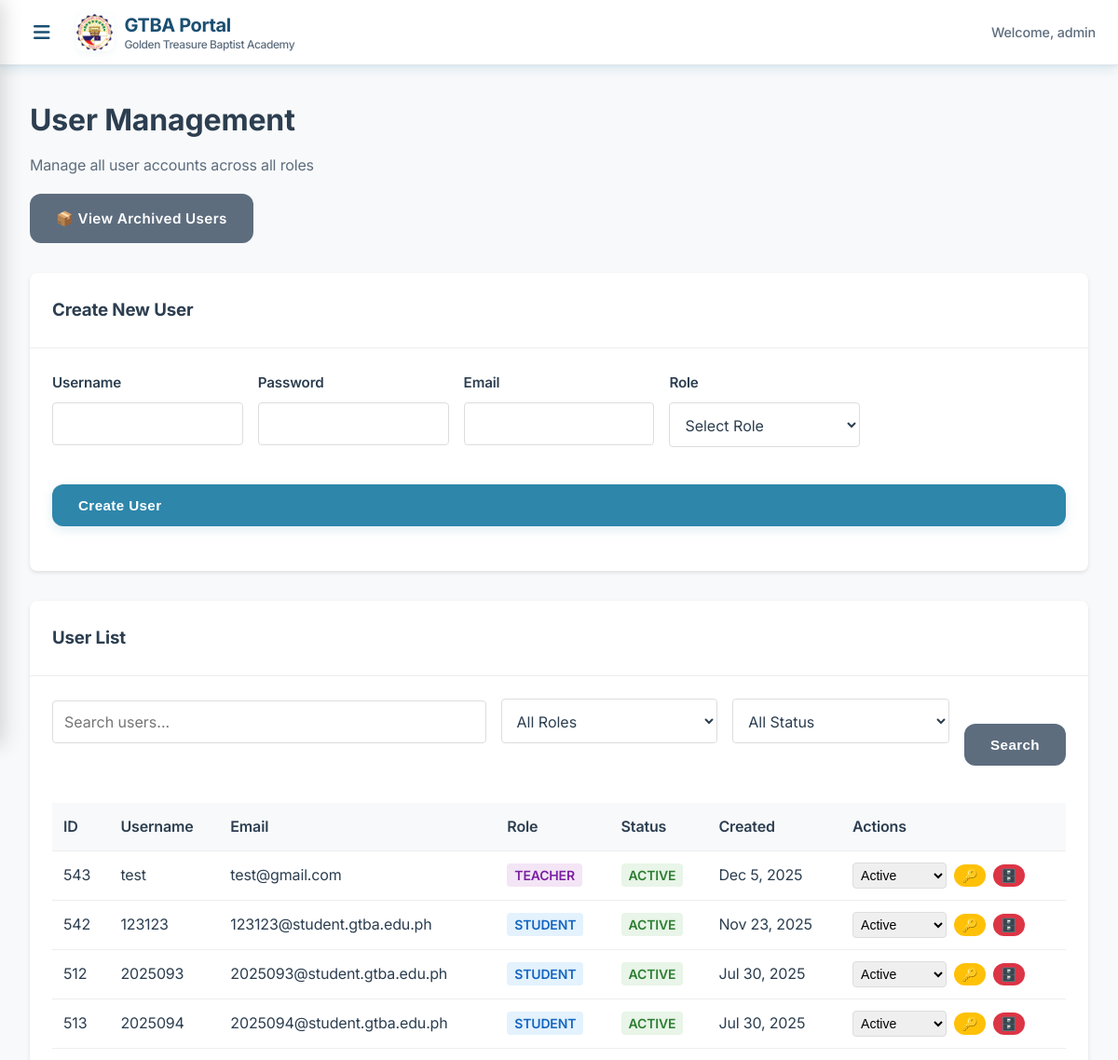
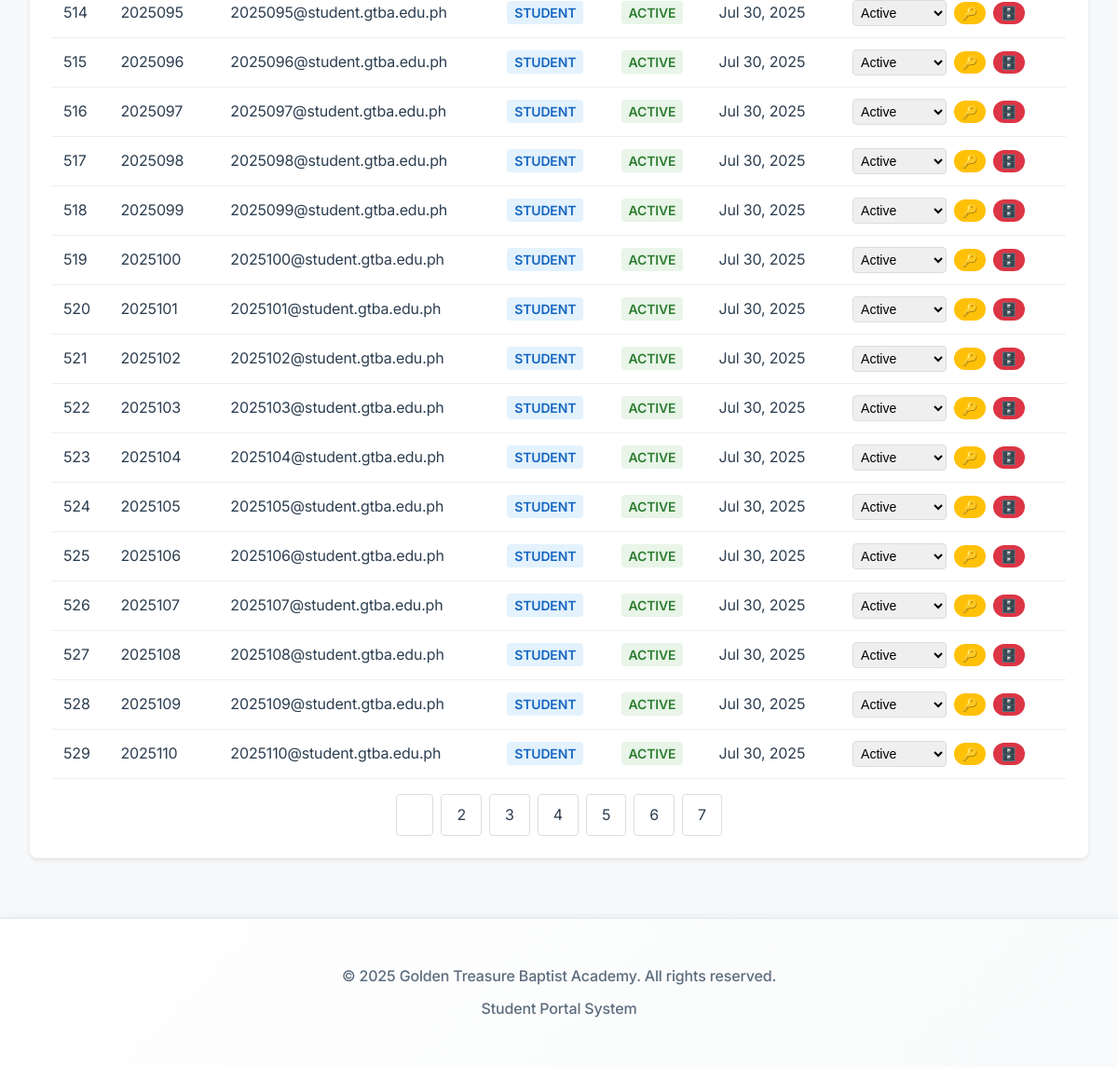
The page /admin/users.php (signed in) on the database its author committed (2 pictures, top to bottom).
### tables this page shows
CREATE TABLE `users` (
  `id` int NOT NULL,
  `username` varchar(50) NOT NULL,
  `email` varchar(100) NOT NULL,
  `profile_picture` varchar(255) DEFAULT NULL,
  `password` varchar(255) NOT NULL,
  `role_id` int NOT NULL,
  `is_active` tinyint(1) DEFAULT '1',
  `archived_at` timestamp NULL DEFAULT NULL,
  `email_verified_at` timestamp NULL DEFAULT NULL,
  `remember_token` varchar(100) DEFAULT NULL,
  `created_at` timestamp NULL DEFAULT CURRENT_TIMESTAMP,
  `updated_at` timestamp NULL DEFAULT CURRENT_TIMESTAMP ON UPDATE CURRENT_TIMESTAMP
);

CREATE TABLE `roles` (
  `id` int NOT NULL,
  `name` varchar(50) NOT NULL,
  `display_name` varchar(100) NOT NULL,
  `description` text,
  `permissions` json DEFAULT NULL,
  `created_at` timestamp NULL DEFAULT CURRENT_TIMESTAMP,
  `updated_at` timestamp NULL DEFAULT CURRENT_TIMESTAMP ON UPDATE CURRENT_TIMESTAMP
);

### admin/users.php (the view, shortened to what this page needs)
<?php
$database = new Database();
$conn = $database->connect();
$page = isset($_GET['page']) ? (int)$_GET['page'] : 1;
$limit = 20;
$offset = ($page - 1) * $limit;
$search = $_GET['search'] ?? '';
$role_filter = $_GET['role'] ?? '';
$status_filter = $_GET['status'] ?? '';
$where_conditions = [];
$params = [];
$where_conditions[] = "u.archived_at IS NULL";
$where_clause = !empty($where_conditions) ? 'WHERE ' . implode(' AND ', $where_conditions) : '';
$count_sql = "SELECT COUNT(*) as total FROM users u LEFT JOIN roles r ON u.role_id = r.id $where_clause";
$stmt = $conn->prepare($count_sql);
$stmt->execute($params);
$total_users = $stmt->fetch(PDO::FETCH_ASSOC)['total'];
$total_pages = ceil($total_users / $limit);
$sql = "SELECT u.*, r.name as role, r.display_name as role_display,
               CASE WHEN u.is_active = 1 THEN 'active' ELSE 'inactive' END as status
        FROM users u
        LEFT JOIN roles r ON u.role_id = r.id
        $where_clause
        ORDER BY u.created_at DESC
        LIMIT $limit OFFSET $offset";
$stmt = $conn->prepare($sql);
$stmt->execute($params);
$users = $stmt->fetchAll(PDO::FETCH_ASSOC);
?>
<div class="admin-header">
    <h1>User Management</h1>
    <p class="subtitle">Manage all user accounts across all roles</p>
    <a href="archived_users.php" class="btn btn-secondary" style="margin-top: 1rem;">📦 View Archived Users</a>
</div>
<div class="card">
    <div class="card-header">
        <h3>Create New User</h3>
    </div>
    <div class="card-body">
        <form method="POST" class="form-grid">
            <div class="form-group">
                <label for="username">Username</label>
                <input type="text" id="username" name="username" required>
            </div>
            <div class="form-group">
                <label for="password">Password</label>
                <input type="password" id="password" name="password" required>
            </div>
            <div class="form-group">
                <label for="email">Email</label>
                <input type="email" id="email" name="email" required>
            </div>
            <div class="form-group">
                <label for="role">Role</label>
                <select id="role" name="role" required>
                    <option value="">Select Role</option>
                </select>
            </div>
            <div class="form-group" style="grid-column: 1 / -1;">
                <button type="submit" class="btn btn-primary">Create User</button>
            </div>
        </form>
    </div>
</div>
<div class="card">
    <div class="card-header">
        <h3>User List</h3>
    </div>
    <div class="card-body">
        <form method="GET" class="search-form">
            <div class="search-grid">
                <div class="form-group">
                    <input type="text" name="search" placeholder="Search users..." value="<?php echo htmlspecialchars($search); ?>">
                </div>
                <div class="form-group">
                    <select name="role">
                        <option value="">All Roles</option>
                    </select>
                </div>
                <div class="form-group">
                    <select name="status">
                        <option value="">All Status</option>
                    </select>
                </div>
                <button type="submit" class="btn btn-secondary">Search</button>
            </div>
        </form>
        <div class="table-container">
            <table class="data-table">
                <thead>
                    <tr>
                        <th>ID</th>
                        <th>Username</th>
                        <th>Email</th>
                        <th>Role</th>
                        <th>Status</th>
                        <th>Created</th>
                        <th>Actions</th>
                    </tr>
                </thead>
                <tbody>
                    <?php foreach ($users as $user): ?>
                        <tr>
                            <td><?php echo $user['id']; ?></td>
                            <td><?php echo htmlspecialchars($user['username'] ?? ''); ?></td>
                            <td><?php echo htmlspecialchars($user['email'] ?? ''); ?></td>
                            <td>
                                <span class="role-badge role-<?php echo $user['role'] ?? 'student'; ?>">
                                    <?php echo ucfirst($user['role_display'] ?? $user['role'] ?? 'student'); ?>
                                </span>
                            </td>
                            <td>
                                <span class="status-badge status-<?php echo $user['status'] ?? 'active'; ?>">
                                    <?php echo ucfirst($user['status'] ?? 'active'); ?>
                                </span>
                            </td>
                            <td><?php echo date('M j, Y', strtotime($user['created_at'])); ?></td>
                            <td>
                                <div class="action-buttons">
                                    <form method="POST" style="display: inline;">
                                        <select name="status" onchange="this.form.submit()" class="status-select">
                                            <option value="active" <?php echo ($user['status'] ?? 'active') === 'active' ? 'selected' : ''; ?>>Active</option>
                                        </select>
                                    </form>
                                    <form method="POST" style="display: inline;" onsubmit="return confirm('Reset password for this user?')">
                                        <button type="submit" class="btn btn-sm btn-warning" title="Reset Password">🔑</button>
                                    </form>
                                    <form method="POST" style="display: inline;" onsubmit="return confirm('Are you sure you want to archive this user? They will be moved to archived users.')">
                                        <button type="submit" class="btn btn-sm btn-danger" title="Archive User">🗄️</button>
                                    </form>
                                </div>
                            </td>
                        </tr>
                    <?php endforeach; ?>
                </tbody>
            </table>
        </div>
        <?php if ($total_pages > 1): ?>
            <div class="pagination">
                <?php for ($i = 1; $i <= $total_pages; $i++): ?>
                    <a href="?page=<?php echo $i; ?>&search=<?php echo urlencode($search); ?>&role=<?php echo urlencode($role_filter); ?>&status=<?php echo urlencode($status_filter); ?>"
                       class="<?php echo $i === $page ? 'active' : ''; ?>">
                        <?php echo $i; ?>
                    </a>
                <?php endfor; ?>
            </div>
        <?php endif; ?>
    </div>
</div>
<?php
$content = ob_get_clean();
include '../includes/header.php';
echo $content;
include '../includes/footer.php';
?>

### assets/css/style.css (style rules this page uses)
:root { --primary-blue: #2E86AB; --light-blue: #E8F4F8; --accent-blue: #87CEEB; --dark-blue: #1B4F72; --white: #FFFFFF; --black: #2C3E50; --gray: #5D6D7E; --light-gray: #F8F9FA; --border-gray: #E5E8EB; --success: #27AE60; --danger: #E74C3C; --warning: #F39C12; --info: #3498DB; --success-light: #D5EDDA; --danger-light: #F8D7DA; --warning-light: #FFF3CD; --info-light: #D1ECF1; --success-dark: #155724; --danger-dark: #721C24; --warning-dark: #856404; --info-dark: #0C5460; --shadow-light: rgba(46, 134, 171, 0.08); --shadow-medium: rgba(46, 134, 171, 0.15); --shadow-dark: rgba(46, 134, 171, 0.25); }
* { margin: 0; padding: 0; box-sizing: border-box; }
body { font-family: 'Inter', 'Segoe UI', system-ui, -apple-system, sans-serif; background: linear-gradient(135deg, var(--light-blue) 0%, var(--white) 50%, #F4F8FB 100%); color: var(--black); min-height: 100vh; line-height: 1.7; font-size: 16px; letter-spacing: -0.01em; }
.form-group { margin-bottom: 1.75rem; text-align: left; }
.btn { padding: 1rem 2rem; border: none; border-radius: 12px; font-size: 1rem; font-weight: 600; cursor: pointer; transition: all 0.3s cubic-bezier(0.4, 0, 0.2, 1); text-decoration: none; display: inline-block; text-align: center; position: relative; overflow: hidden; letter-spacing: 0.025em; }
.btn::before { content: ''; position: absolute; top: 0; left: -100%; width: 100%; height: 100%; background: linear-gradient(90deg, transparent, rgba(255,255,255,0.2), transparent); transition: left 0.5s; }
.btn-primary { background: linear-gradient(135deg, var(--primary-blue), var(--dark-blue)); color: var(--white); width: 100%; padding: 1.25rem; font-size: 1.1rem; box-shadow: 0 4px 12px var(--shadow-medium); }
.form-grid { display: grid; grid-template-columns: repeat(auto-fit, minmax(250px, 1fr)); gap: 1.5rem; margin-bottom: 1.5rem; }
.form-grid:last-child { margin-bottom: 0; }
.form-group { display: flex; flex-direction: column; }
.form-group label { font-weight: 600; color: var(--black); margin-bottom: 0.75rem; font-size: 0.95rem; }
.form-group input, .form-group select, .form-group textarea { padding: 1rem; border: 2px solid var(--border-gray); border-radius: 12px; font-size: 0.95rem; transition: all 0.3s ease; background: var(--white); color: var(--black); font-family: inherit; }
.btn { display: inline-flex; align-items: center; gap: 0.75rem; padding: 0.875rem 1.75rem; border: none; border-radius: 12px; font-size: 0.95rem; font-weight: 600; text-decoration: none; cursor: pointer; transition: all 0.3s ease; text-align: center; white-space: nowrap; }
.btn-primary { background: var(--primary-blue); color: var(--white); }
.btn-secondary { background: var(--gray); color: var(--white); }
.btn-sm { padding: 0.5rem 1rem; font-size: 0.85rem; }
.form-group { margin-bottom: 1.5rem; }

### rows shown on the page
users: id "543", username "test", email "test@gmail.com", role.display_name "TEACHER", status "ACTIVE", created_at "Dec 5, 2025"
users: id "542", username "123123", email "123123@student.gtba.edu.ph", role.display_name "STUDENT", status "ACTIVE", created_at "Nov 23, 2025"
users: id "512", username "2025093", email "2025093@student.gtba.edu.ph", role.display_name "STUDENT", status "ACTIVE", created_at "Jul 30, 2025"
users: id "513", username "2025094", email "2025094@student.gtba.edu.ph", role.display_name "STUDENT", status "ACTIVE", created_at "Jul 30, 2025"
users: id "514", username "2025095", email "2025095@student.gtba.edu.ph", role.display_name "STUDENT", status "ACTIVE", created_at "Jul 30, 2025"
users: id "515", username "2025096", email "2025096@student.gtba.edu.ph", role.display_name "STUDENT", status "ACTIVE", created_at "Jul 30, 2025"
users: id "516", username "2025097", email "2025097@student.gtba.edu.ph", role.display_name "STUDENT", status "ACTIVE", created_at "Jul 30, 2025"
users: id "517", username "2025098", email "2025098@student.gtba.edu.ph", role.display_name "STUDENT", status "ACTIVE", created_at "Jul 30, 2025"
users: id "518", username "2025099", email "2025099@student.gtba.edu.ph", role.display_name "STUDENT", status "ACTIVE", created_at "Jul 30, 2025"
users: id "519", username "2025100", email "2025100@student.gtba.edu.ph", role.display_name "STUDENT", status "ACTIVE", created_at "Jul 30, 2025"
users: id "520", username "2025101", email "2025101@student.gtba.edu.ph", role.display_name "STUDENT", status "ACTIVE", created_at "Jul 30, 2025"
users: id "521", username "2025102", email "2025102@student.gtba.edu.ph", role.display_name "STUDENT", status "ACTIVE", created_at "Jul 30, 2025"
users: id "522", username "2025103", email "2025103@student.gtba.edu.ph", role.display_name "STUDENT", status "ACTIVE", created_at "Jul 30, 2025"
users: id "523", username "2025104", email "2025104@student.gtba.edu.ph", role.display_name "STUDENT", status "ACTIVE", created_at "Jul 30, 2025"
users: id "524", username "2025105", email "2025105@student.gtba.edu.ph", role.display_name "STUDENT", status "ACTIVE", created_at "Jul 30, 2025"
users: id "525", username "2025106", email "2025106@student.gtba.edu.ph", role.display_name "STUDENT", status "ACTIVE", created_at "Jul 30, 2025"
users: id "526", username "2025107", email "2025107@student.gtba.edu.ph", role.display_name "STUDENT", status "ACTIVE", created_at "Jul 30, 2025"
users: id "527", username "2025108", email "2025108@student.gtba.edu.ph", role.display_name "STUDENT", status "ACTIVE", created_at "Jul 30, 2025"
users: id "528", username "2025109", email "2025109@student.gtba.edu.ph", role.display_name "STUDENT", status "ACTIVE", created_at "Jul 30, 2025"
users: id "529", username "2025110", email "2025110@student.gtba.edu.ph", role.display_name "STUDENT", status "ACTIVE", created_at "Jul 30, 2025"

### other values the page prints
$_SESSION['username'] "admin"
